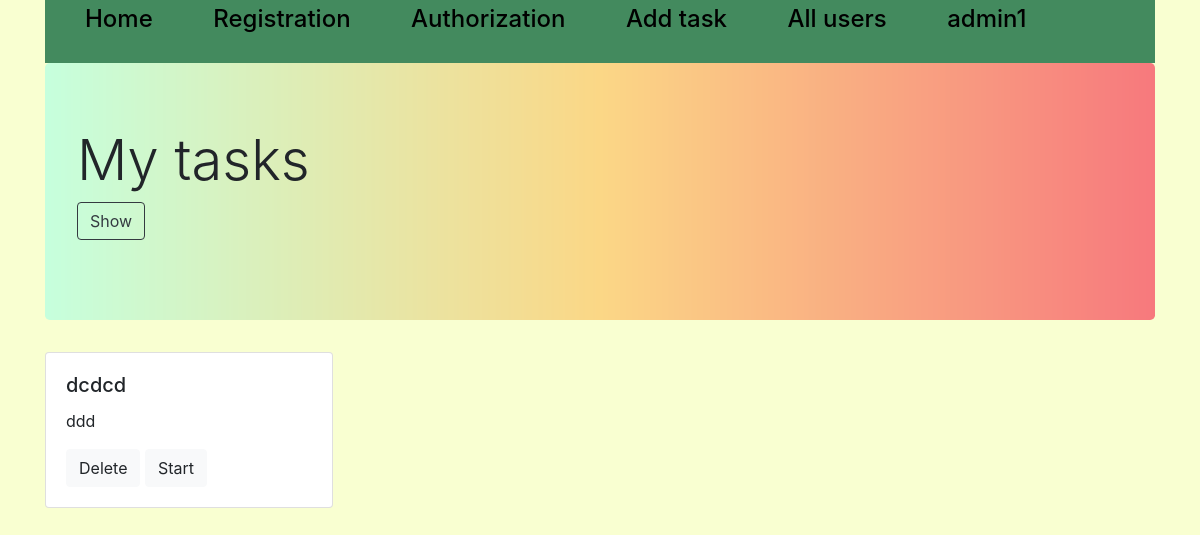
The app's page /all_tasks/1 (signed in), older data.
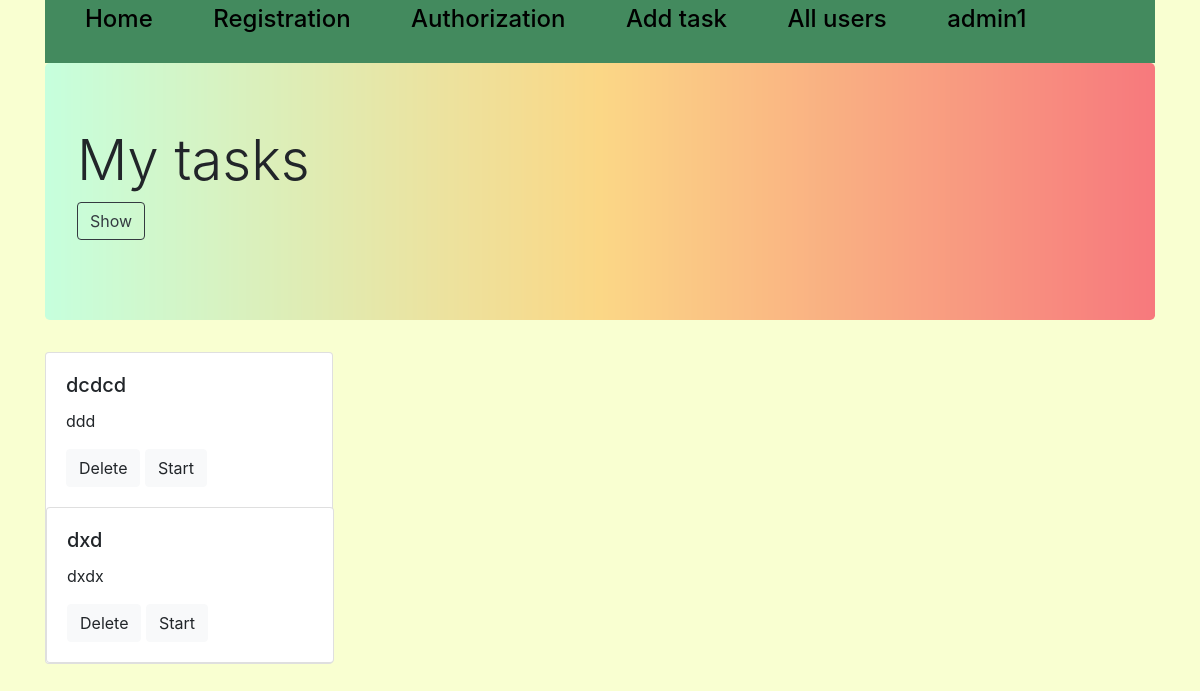
The same page, newer data.
### tables this page shows
CREATE TABLE tasks
                                    (id INTEGER PRIMARY KEY AUTOINCREMENT,
                                     title VARCHAR(100),
                                     content VARCHAR(10000),
                                     choices VARCHAR(1000),
                                     correct_choice VARCHAR(100),
                                     user_id INTEGER 
                             );

### mainpage.py (the view)
@app.route('/all_tasks/<int:id>', methods=['GET', 'POST'])
def all_tasks(id):
    if 'username' not in session:
        return redirect('/login')
    if id == 0:
        all = tasks_model.get_all(session['user_id'])
    else:
        all = tasks_model.get_all(id)
    titles = [x[1] for x in all]
    n = range(len(titles))
    ides_tasks = [x[0] for x in all]
    session['task_id'] = ides_tasks
    session['titles'] = titles
    contents = [i.split('\n') for i in [x[2] for x in all]]
    session['contents'] = contents
    choices = [i.split('\n') for i in [x[3] for x in all]]
    choices1 = []
    arr = []
    for i in choices:
        for j in i:
            arr.append(j.split())
        choices1.append(arr)
        arr = []
    session['choices'] = choices1
    correct_choices = [x[4].split('\n') for x in all]
    session['correct'] = correct_choices
    return render_template('tasks.html', flag=True, n=n)

### DB.py (called while the page is built)
    def get_all(self, user_id=None):
        cursor = self.connection.cursor()
        if user_id:
            cursor.execute("SELECT * FROM tasks WHERE user_id = ?", str(user_id))
        else:
            cursor.execute("SELECT * FROM tasks")
        rows = cursor.fetchall()
        return rows

### templates/tasks.html
{% extends "base.html" %}
{% block content %}
<div class="container"  >
    <div class="jumbotron" style="background-image: url(/static/gradientyellow.jpg); background-size: 100%;">
      <h1 class="display-4">My tasks</h1>
      <p class="lead">
          <a href="/all_tasks/0" class="btn btn-outline-dark" role="button">Show</a>
      </p>
    </div>
        {% if flag %}
            {% for i in n%}
                <div class="card" name={{i}} value= {{i}} style="width: 18rem;">
                      <div class="card-body">
                        <h5 class="card-title">{{session['titles'][i]}}</h5>
                        <p class="card-text">{{session['contents'][i][0]}}</p>
                          {% if session['user_id'] == 1 or session['user_id'] == 2 %}
                                <a href="/delete/{{session['task_id'][i]}}" class="btn btn-light">Delete</a>
                          {% endif %}
                        <a href="/task/{{i}}" class="btn btn-light">Start</a>
                      </div>
            {% endfor %}
        {% endif %}
    </div>
</div>
{% endblock %}

### templates/base.html (shortened to what this page needs)
<!DOCTYPE html>
<html lang="en">
<head>
    <link rel="stylesheet" href="https://stackpath.bootstrapcdn.com/bootstrap/4.3.1/css/bootstrap.min.css">
</head>
<body>
<div class="top_line">
	<div class="container">
      <div class="col-md-12">
			<div class="row">
				<div class="top_nav" style="background-color: #438a5e;">
					<ul>
						{% if "username" in session %}
                        <li><a class="navbar-brand" href="/homepage"><h4>Home</h4></a></li>
						<li><a class="navbar-brand" href="/registration"><h4>Registration</h4></a></li>
						<li><a class="navbar-brand" href="/login"><h4>Authorization</h4></a></li>
                        {% if session['user_id'] == 1 or session['user_id'] == 2 %}
						<li><a class="navbar-brand" href="/add_task"><h4>Add task</h4></a></li>
						<li><a class="navbar-brand" href="/all_users"><h4>All users</h4></a></li>
                        {% endif %}
						<li><a class="navbar-brand" href="/logout"><h4>{{session['username']}}</h4></a></li>
          				{% endif %}
					</ul>
				</div>
              </div>
        </div>
	</div>
</div>
{% block content %}{% endblock %}
</body>
</html>

### templates/base.html (style rules this page uses)
body { background-color: #f9ffd1; }
.top_nav { width: 100%; }
.top_nav ul li { list-style-type: none; display: inline-block; vertical-align: center; padding-right: 40px; }
.top_nav a { color: black; }

Row changes from the older to the newer data that the page shows:
added tasks: title "dxd"
Text that changed along with them:
new list line: "dxdx Delete Start"
